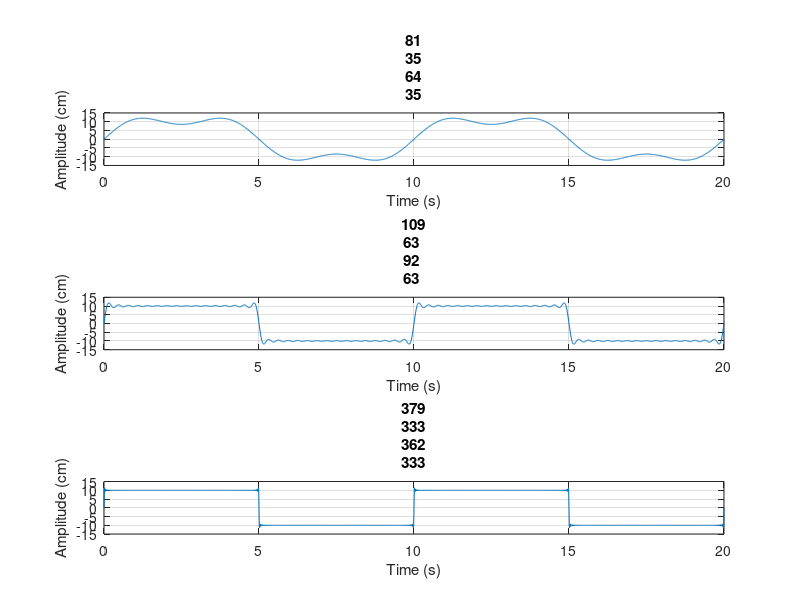
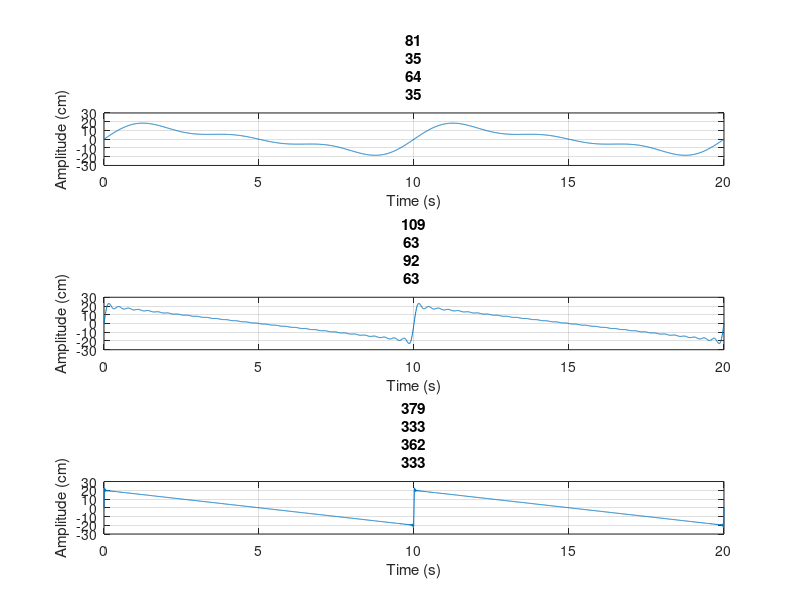
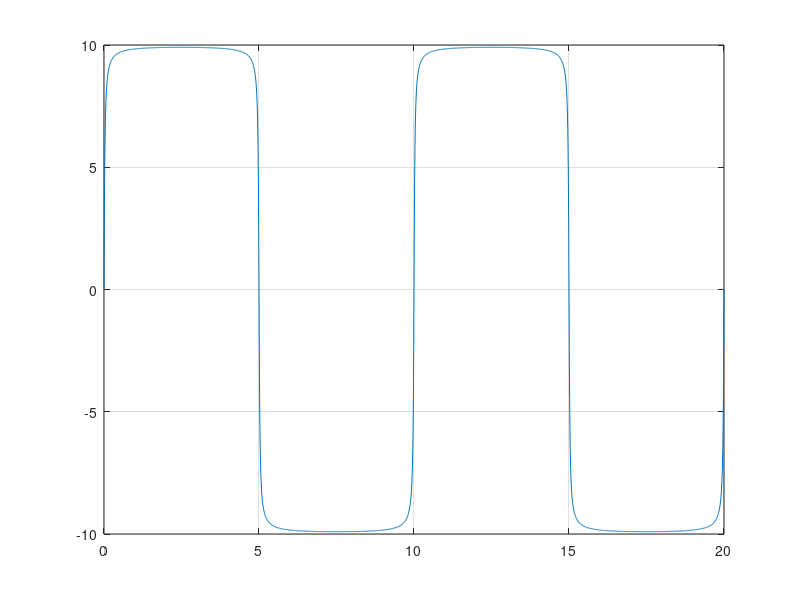

These figures' MATLAB source, in order: (Note: this script raises an error after producing the figures.)
%%
% Slade Brooks
% brooksl@mail.uc.edu
% 09.24.25
% BME6013C
% Lab 05

clear variables
close all

%% Part 1
% set period T, time array for 2 periods, and amplitude
T = 10;
t = 0:0.01:2*T;
A = 10;

% set first limit of n and corresponding range of vals
N = 3;
ns = 1:2:N;

% create empty array for u vals
us = zeros(N, length(t));

% loop through ns to get each component
for i = 1:length(ns)
    us(i,:) = 4*A/(ns(i)*pi)*sin(2*pi*ns(i)*t/T);
end

% sum all columns to get final set of vals
u = sum(us);

% create a figure and add a subplot for the first N
figure;
subplot(3, 1, 1);
plot(t, u); grid on;
title("N = " + N); ylabel("Amplitude (cm)"); xlabel("Time (s)");
ylim([-15 15]); xlim([0 t(end)]);
set(gca, 'ytick', -15:5:15);

% repeat previous steps for next value of N
N = 31;
ns = 1:2:N;
us = zeros(N, length(t));
for i = 1:length(ns)
    us(i,:) = 4*A/(ns(i)*pi)*sin(2*pi*ns(i)*t/T);
end
u = sum(us);

% plotting
subplot(3, 1, 2);
plot(t, u); grid on;
title("N = " + N); ylabel("Amplitude (cm)"); xlabel("Time (s)");
ylim([-15 15]); xlim([0 t(end)]);
set(gca, 'ytick', -15:5:15);

% repeat previous steps for next value of N
N = 301;
ns = 1:2:N;
us = zeros(N, length(t));
for i = 1:length(ns)
    us(i,:) = 4*A/(ns(i)*pi)*sin(2*pi*ns(i)*t/T);
end
u = sum(us);

% plotting
subplot(3, 1, 3);
plot(t, u); grid on;
title("N = " + N); ylabel("Amplitude (cm)"); xlabel("Time (s)");
ylim([-15 15]); xlim([0 t(end)]);
set(gca, 'ytick', -15:5:15);

% It is clear from N=3 that the square wave is poorly reconstructed. The
% slope is fairly low at the 0 crossing points, not a sharp vertical line.
% The value also oscillates around the correct amplitude, over- and
% undershooting by ~2 cm. N=31 is a better approximation. The slope at the
% 0 crossings is much higher, however, lots of oscillations are visible.
% The value does not overshoot as much as the N=3 case, but the
% oscillations are still visible. Finally, the N=301 case approximates very
% well. The slope at zero crossings appears to be nearly vertical, and the
% value is almost exactly constant at the correct amplitude. However, there
% are very sharp corners where it overshoots and oscillates. These were
% slightly visible in the N=31 case, but are much clearer for N=301.

%% Part 2
% we will just copy the code from the previous section for this, but will
% update ns to go from 1:N in steps of 1 instead of steps of 2

% set first limit of n and corresponding range of vals
N = 3;
ns = 1:1:N;

% create empty array for u vals
us = zeros(N, length(t));

% loop through ns to get each component
for i = 1:length(ns)
    us(i,:) = 4*A/(ns(i)*pi)*sin(2*pi*ns(i)*t/T);
end

% sum all columns to get final set of vals
u = sum(us);

% create a figure and add a subplot for the first N
figure;
subplot(3, 1, 1);
plot(t, u); grid on;
title("N = " + N); ylabel("Amplitude (cm)"); xlabel("Time (s)");
ylim([-30 30]); xlim([0 t(end)]);
set(gca, 'ytick', -30:10:30);

% repeat previous steps for next value of N
N = 31;
ns = 1:1:N;
us = zeros(N, length(t));
for i = 1:length(ns)
    us(i,:) = 4*A/(ns(i)*pi)*sin(2*pi*ns(i)*t/T);
end
u = sum(us);

% plotting
subplot(3, 1, 2);
plot(t, u); grid on;
title("N = " + N); ylabel("Amplitude (cm)"); xlabel("Time (s)");
ylim([-30 30]); xlim([0 t(end)]);
set(gca, 'ytick', -30:10:30);

% repeat previous steps for next value of N
N = 301;
ns = 1:1:N;
us = zeros(N, length(t));
for i = 1:length(ns)
    us(i,:) = 4*A/(ns(i)*pi)*sin(2*pi*ns(i)*t/T);
end
u = sum(us);

% plotting
subplot(3, 1, 3);
plot(t, u); grid on;
title("N = " + N); ylabel("Amplitude (cm)"); xlabel("Time (s)");
ylim([-30 30]); xlim([0 t(end)]);
set(gca, 'ytick', -30:10:30);

% Including the even integers creates a sawtooth wave instead of a square
% wave. The sawtooth has the same period as our original square wave, but
% its maximum value is double the amplitude of our square wave. We also see
% similar effects based on the value of N, where there are many
% oscillations at low counts of N, which get smoothed out as N increases.
% We also see the same effect of slope at 0 crossing increasing with N.
% Finally, the sharp overshoot at high values of N is also visible for the
% sawtooth. It can also be noted that the sawtooth undershoots the peak
% amplitude at low values of N, but the square wave overshoots the peak at
% low values of N.

%% Part 3
% first we will grab the N definition from before
N = 301;
ns = 1:2:N;

% choose value of n1
n1 = 67;

% set up empty array for storing/summing
us = zeros(N, length(t));
for i = 1:length(ns)
    % add the filtering term to this calculation
    us(i,:) = exp(-ns(i)/n1)*4*A/(ns(i)*pi)*sin(2*pi*ns(i)*t/T);
end
u = sum(us);

% plotting
figure;
plot(t, u); grid on;
title("N = " + N + ", n1 = " + n1); ylabel("Amplitude (cm)"); xlabel("Time (s)");
ylim([-15 15]); xlim([0 t(end)]);
set(gca, 'ytick', -15:5:15);

% The filtered square wave has the same period as the original square wave.
% The amplitude is almost identical, but the filtered square wave does not
% quite hit the full amplitude of the original square wave, it is low by
% ~1%. The biggest change with the filter is the reduction of the sharp
% overshoots at the start and end of each portion where the signal
% amplitude is not crossing 0. The filtering smoothed out the corners of
% the square wave, leaving a gentle slope around to the correct value.
% There are no longer any oscillations in amplitude visible. The slope of
% the 0 crossing appears to be slightly less vertical as the corner
% approaches.